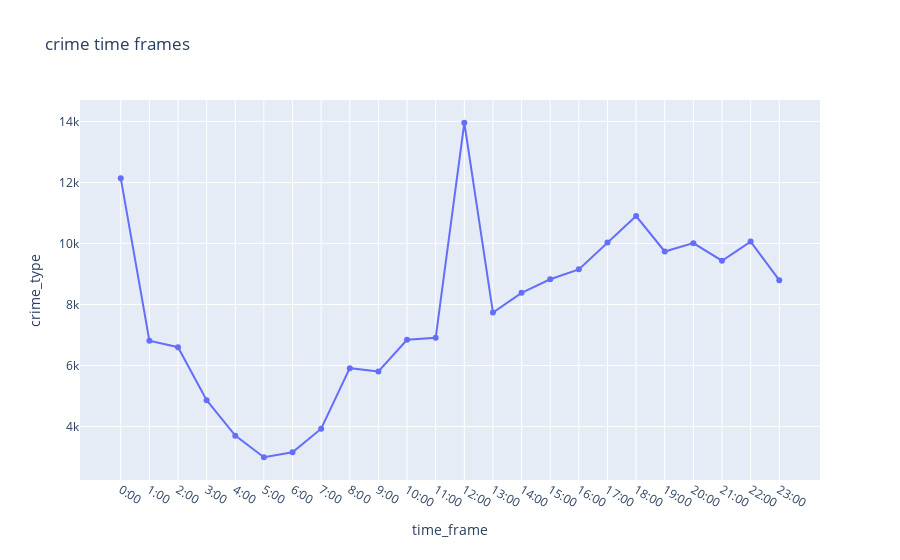

The notebook cell this image was saved under:
### Code cell
fig2 = px.line(crime_time_frames, x='time_frame', y='crime_type',title= "crime time frames", markers=True)
fig2

### Figure 1 — Plotly figure (JSON) as saved in the notebook; plotly's stock layout.template omitted (floating-point values rounded to 4 significant figures)
{"data": [{"hovertemplate": "time_frame=%{x}<br>crime_type=%{y}<extra></extra>", "legendgroup": "", "line": {"color": "#636efa", "dash": "solid"}, "marker": {"symbol": "circle"}, "mode": "lines+markers", "name": "", "orientation": "v", "showlegend": false, "type": "scatter", "x": ["0:00", "1:00", "2:00", "3:00", "4:00", "5:00", "6:00", "7:00", "8:00", "9:00", "10:00", "11:00", "12:00", "13:00", "14:00", "15:00", "16:00", "17:00", "18:00", "19:00", "20:00", "21:00", "22:00", "23:00"], "xaxis": "x", "y": [12141, 6815, 6601, 4863, 3702, 2994, 3156, 3930, 5914, 5803, 6843, 6908, 13957, 7737, 8382, 8828, 9152, 10035, 10900, 9738, 10011, 9435, 10062, 8798], "yaxis": "y"}], "layout": {"legend": {"tracegroupgap": 0}, "title": {"text": "crime time frames"}, "xaxis": {"anchor": "y", "domain": [0, 1], "title": {"text": "time_frame"}}, "yaxis": {"anchor": "x", "domain": [0, 1], "title": {"text": "crime_type"}}}}
